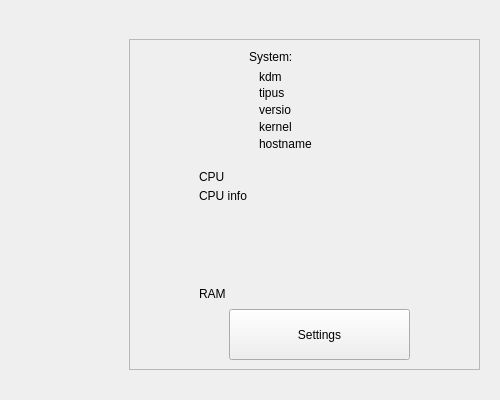
<?xml version="1.0" encoding="UTF-8"?>
<ui version="4.0">
 <class>Form_kademarcenter</class>
 <widget class="QWidget" name="Form_kademarcenter">
  <property name="geometry">
   <rect>
    <x>0</x>
    <y>0</y>
    <width>500</width>
    <height>400</height>
   </rect>
  </property>
  <property name="minimumSize">
   <size>
    <width>500</width>
    <height>400</height>
   </size>
  </property>
  <property name="maximumSize">
   <size>
    <width>500</width>
    <height>400</height>
   </size>
  </property>
  <property name="windowTitle">
   <string>kademarcenter</string>
  </property>
  <property name="windowIcon">
   <iconset>
    <normaloff>../../../../../../usr/share/kademar/utils/kademarcenter/img/kademar.png</normaloff>../../../../../../usr/share/kademar/utils/kademarcenter/img/kademar.png</iconset>
  </property>
  <widget class="QLabel" name="label_4">
   <property name="geometry">
    <rect>
     <x>0</x>
     <y>0</y>
     <width>500</width>
     <height>400</height>
    </rect>
   </property>
   <property name="text">
    <string/>
   </property>
   <property name="pixmap">
    <pixmap>../../../../../../usr/share/kademar/utils/kademarcenter/img/bg/kademarcenter.png</pixmap>
   </property>
   <property name="scaledContents">
    <bool>true</bool>
   </property>
  </widget>
  <widget class="QLabel" name="label">
   <property name="geometry">
    <rect>
     <x>13</x>
     <y>6</y>
     <width>60</width>
     <height>60</height>
    </rect>
   </property>
   <property name="text">
    <string/>
   </property>
   <property name="pixmap">
    <pixmap>../../../../../../usr/share/kademar/utils/kademarcenter/img/kademar.png</pixmap>
   </property>
   <property name="scaledContents">
    <bool>true</bool>
   </property>
  </widget>
  <widget class="QFrame" name="frame">
   <property name="geometry">
    <rect>
     <x>129</x>
     <y>39</y>
     <width>351</width>
     <height>331</height>
    </rect>
   </property>
   <property name="frameShape">
    <enum>QFrame::StyledPanel</enum>
   </property>
   <property name="frameShadow">
    <enum>QFrame::Raised</enum>
   </property>
   <widget class="QLabel" name="l_ver">
    <property name="geometry">
     <rect>
      <x>130</x>
      <y>63</y>
      <width>201</width>
      <height>16</height>
     </rect>
    </property>
    <property name="text">
     <string>versio</string>
    </property>
   </widget>
   <widget class="QLabel" name="l_tipu">
    <property name="geometry">
     <rect>
      <x>130</x>
      <y>46</y>
      <width>201</width>
      <height>16</height>
     </rect>
    </property>
    <property name="text">
     <string>tipus</string>
    </property>
   </widget>
   <widget class="QLabel" name="l_kdm">
    <property name="geometry">
     <rect>
      <x>130</x>
      <y>30</y>
      <width>201</width>
      <height>16</height>
     </rect>
    </property>
    <property name="text">
     <string>kdm</string>
    </property>
   </widget>
   <widget class="QLabel" name="l_ram">
    <property name="geometry">
     <rect>
      <x>70</x>
      <y>245</y>
      <width>261</width>
      <height>19</height>
     </rect>
    </property>
    <property name="text">
     <string>RAM</string>
    </property>
   </widget>
   <widget class="QLabel" name="label_6">
    <property name="geometry">
     <rect>
      <x>10</x>
      <y>10</y>
      <width>109</width>
      <height>85</height>
     </rect>
    </property>
    <property name="text">
     <string/>
    </property>
    <property name="pixmap">
     <pixmap>../../../../../../usr/share/kademar/utils/kademarcenter/img/pc.png</pixmap>
    </property>
   </widget>
   <widget class="QLabel" name="l_kern">
    <property name="geometry">
     <rect>
      <x>130</x>
      <y>80</y>
      <width>201</width>
      <height>16</height>
     </rect>
    </property>
    <property name="text">
     <string>kernel</string>
    </property>
    <property name="textFormat">
     <enum>Qt::PlainText</enum>
    </property>
   </widget>
   <widget class="QLabel" name="label_5">
    <property name="geometry">
     <rect>
      <x>10</x>
      <y>230</y>
      <width>51</width>
      <height>48</height>
     </rect>
    </property>
    <property name="text">
     <string/>
    </property>
    <property name="pixmap">
     <pixmap>../../../../../../usr/share/kademar/utils/kademarcenter/img/mem.png</pixmap>
    </property>
   </widget>
   <widget class="QLabel" name="l_cpuinfo">
    <property name="geometry">
     <rect>
      <x>70</x>
      <y>150</y>
      <width>261</width>
      <height>71</height>
     </rect>
    </property>
    <property name="text">
     <string>CPU info</string>
    </property>
    <property name="alignment">
     <set>Qt::AlignLeading|Qt::AlignLeft|Qt::AlignTop</set>
    </property>
   </widget>
   <widget class="QLabel" name="l_cpu">
    <property name="geometry">
     <rect>
      <x>70</x>
      <y>130</y>
      <width>261</width>
      <height>16</height>
     </rect>
    </property>
    <property name="text">
     <string>CPU</string>
    </property>
   </widget>
   <widget class="QLabel" name="l_host">
    <property name="geometry">
     <rect>
      <x>130</x>
      <y>97</y>
      <width>201</width>
      <height>16</height>
     </rect>
    </property>
    <property name="text">
     <string>hostname</string>
    </property>
   </widget>
   <widget class="QLabel" name="label_2">
    <property name="geometry">
     <rect>
      <x>10</x>
      <y>130</y>
      <width>51</width>
      <height>48</height>
     </rect>
    </property>
    <property name="text">
     <string/>
    </property>
    <property name="pixmap">
     <pixmap>../../../../../../usr/share/kademar/utils/kademarcenter/img/cpu.png</pixmap>
    </property>
   </widget>
   <widget class="QLabel" name="label_7">
    <property name="geometry">
     <rect>
      <x>120</x>
      <y>10</y>
      <width>131</width>
      <height>16</height>
     </rect>
    </property>
    <property name="text">
     <string>System:</string>
    </property>
   </widget>
   <widget class="QPushButton" name="b_settings">
    <property name="geometry">
     <rect>
      <x>100</x>
      <y>270</y>
      <width>181</width>
      <height>51</height>
     </rect>
    </property>
    <property name="text">
     <string>Settings</string>
    </property>
    <property name="icon">
     <iconset>
      <normaloff>../../../../../usr/share/kademar/utils/kademarcenter/img/kcontrol.png</normaloff>../../../../../usr/share/kademar/utils/kademarcenter/img/kcontrol.png</iconset>
    </property>
    <property name="iconSize">
     <size>
      <width>32</width>
      <height>32</height>
     </size>
    </property>
   </widget>
  </widget>
 </widget>
 <resources/>
 <connections/>
</ui>
